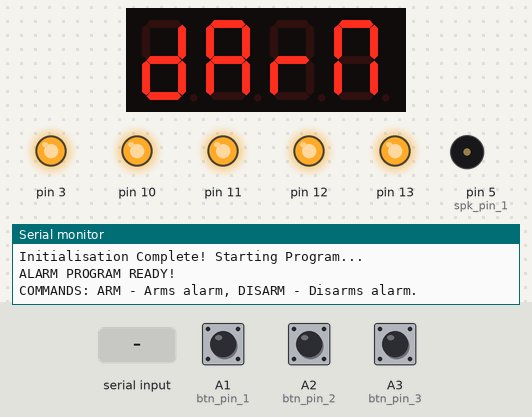
The sketch below on a simulated Arduino Uno, built with avr-gcc and run on an emulated ATmega328P. Shown: 4-digit seven-segment display, output pins drawn as LEDs (lit = HIGH), buzzer (waves = sounding), the last lines printed to the serial monitor. The test bench sets the inputs (shaded band); at power-on: A3 (btn_pin_3) HIGH, A1 (btn_pin_1) HIGH, A2 (btn_pin_2) HIGH.

Above: at 2.2 s.
2.3 s: "ARM" received over Serial
At 3.5 s:
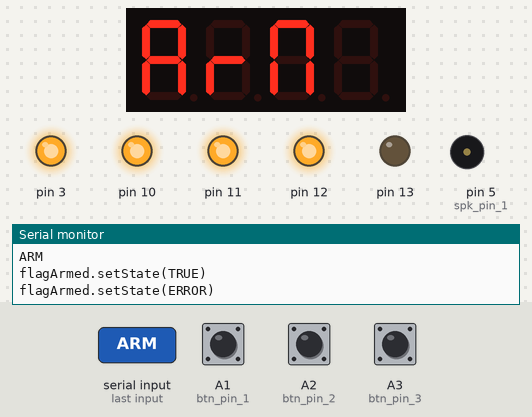
3.8 s: A3 (btn_pin_3) pulled LOW for 0.15 s
At 5.0 s:
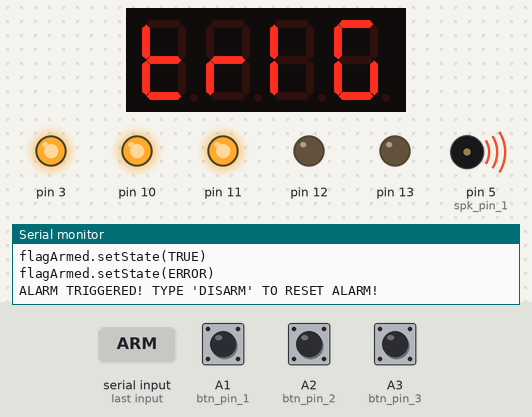
5.4 s: "DISARM" received over Serial
At 5.69 s:
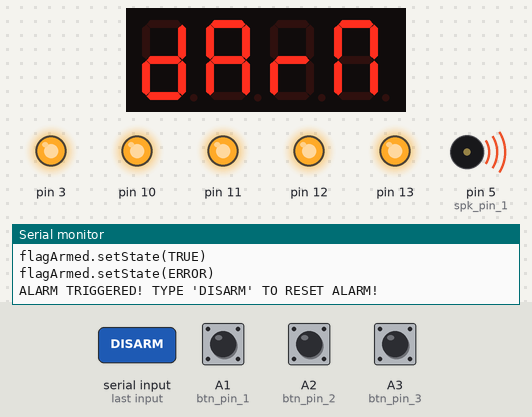
Timing chart, 0 to 8.4 s (numbered marks = the images above; inputs shaded):
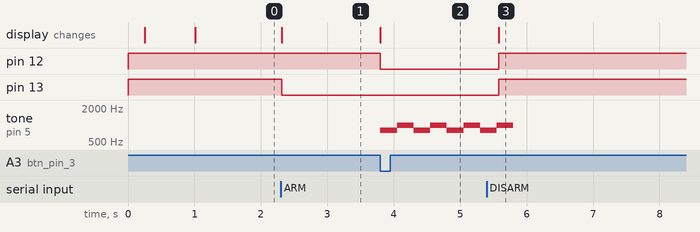

Measured:
- after the input at 2.3 s, pin 13: HIGH → LOW at once; the display: changes at once (image 1)
- after the input at 3.8 s, pin 12: HIGH → LOW at once; tone on pin 5 (spk_pin_1): alternates 1000 Hz for 0.25 s and 800 Hz for 0.25 s, starting at once; the display: changes at once (image 2)
- after the input at 5.4 s, pin 12, pin 13: LOW → HIGH after 0.18 s; the display: changes after 0.18 s (image 3)

The sketch:

AlarmUno_DualBleep_SerialInput-.ino
```cpp
// Arduino IDE Libraries
#include <TimerOne.h>
#include <Wire.h>
#include <MultiFuncShield.h>
// Local Header Files
#include "MFS_Config.h"
#include "AlarmSubroutines.h"

void setup() {
  // put your setup code here, to run once:
  Serial.begin(9600);
  PinSetup_init(); Serial.println("Initializing Board Pins");
  MFShield_init();Serial.println("Initializing MFShield");
  Serial.println("Initialisation Complete! Starting Program...");
  delay(500);
  while (!Serial);
  Serial.println("ALARM PROGRAM READY!");
  Serial.println("COMMANDS: ARM - Arms alarm, DISARM - Disarms alarm.");
}
void loop() {
  // put your main code here, to run repeatedly:
  ArmedCheck(flagArmed); // Checks if alarm is armed.
  if (Serial.available()){//Enables keyboard input. (input will accept any value)
    //Used here so the user can tell the program which pin the subroutine should use.
    String input = "";
    while (Serial.available() >0){
      input += (char) Serial.read(); //This line parses the input as a variable to be used in command execution.
      delay(5); //Delay for 5 ms so next character has time to be received.
    }
    Serial.println(input);
    if (input=="ARM"){
      //goto ALARM_ARM;
      flagArmed=true;
      Serial.println("flagArmed.setState(TRUE)");
    }
    if(input=="DISARM"){
      //goto ALARM_DISARM;
      flagArmed=false;
      Serial.println("flagArmed.setState(FALSE)");
    }
    Serial.println("flagArmed.setState(ERROR)");
    goto ALARM_ERR;
    /*
    //Main Command Handler (DO NOT MODIFY!)
    ALARM_ARM:
    flagArmed=true;
    Serial.println("flagArmed.setState(TRUE)");
    goto ALARM_DONE;
    ALARM_DISARM:
    flagArmed=false;
    Serial.println("flagArmed.setState(FALSE)");
    goto ALARM_DONE;
    //Main Command Handler (DO NOT MODIFY!)
    */
    ALARM_DONE:
    if(flagAlarm==true){
      flagAlarm=false;
      }
    flagState = !flagState;Serial.println("flagArmed.setState(!flagSTATE)");
    }
    ALARM_ERR:
    if(flagArmed==true){
      CheckTrigger();
    }
}
/*void loop() {
  btn_sta_1 = digitalRead(btn_pin_1);
  if (btn_sta_1==false){
    flagArmed = !flagArmed;
    if (flagAlarm==true){ //Checks if flagAlarm is true
      flagAlarm=false;
      //If true, sets to false so alarm won't sound
      //after disarming & rearming.
    }
    flagState = !flagState;
    while(digitalRead(btn_pin_1)){
      //Do nothing until button goes HIGH.
    }
  delay(250); //debounce
  }
  if (flagArmed==true){
    CheckTrigger();
  }
}*/
```

AlarmSubroutines.h
```cpp
// Subroutines for use with AlarmUno Programs Only!
void ArmedCheck(bool flagArmed){
  if (flagArmed==true){
    MFS.write("ARM ");
    MFS.writeLeds(LED_1, ON);
  }
  else{
    MFS.write("DARM");
    MFS.writeLeds(LED_1, OFF);
  }
}
void DisarmCheck(){
  String input = "";
    while (Serial.available() >0){
      input += (char) Serial.read(); //This line parses the input as a variable to be used in command execution.
      delay(5); //Delay for 5 ms so next character has time to be received.
    if (input=="DISARM"){
      flagAlarm=false;
      flagArmed=false;
      MFS.writeLeds(LED_1 | LED_2, OFF);
      ArmedCheck(flagArmed);
    }
  }
}
void AlarmSounder(){
  while(flagAlarm==true){
    tone(spk_pin_1, 800, 250); // Uses pin defined for speaker component.
    DisarmCheck();
    delay(250);
    tone(spk_pin_1, 1000, 250); // Uses pin defined for speaker component.
    DisarmCheck();
    delay(250);
  }
}
void CheckTrigger(){
  btn_sta_3 = digitalRead(btn_pin_3);
  if (btn_sta_3==false){
    flagAlarm = !flagAlarm;
    MFS.write("TRIG");
    MFS.writeLeds(LED_2, ON);
    Serial.println("ALARM TRIGGERED! TYPE 'DISARM' TO RESET ALARM!");
    AlarmSounder();
  }
}
```

MFS_Config.h
```cpp
// Global Variables (Constant)
const int btn_pin_1 = A1; //Defines button A1 to variable.
const int btn_pin_2 = A2; //Defines button A2 to variable.
const int btn_pin_3 = A3; //Defines button A3 to variable.
const int spk_pin_1 = 5;  //Defines pin for external speaker component.
// Global Variables (Changing)
int btn_sta_1 = A1; //Defines button switch state variable for A1.
int btn_sta_2 = A2; //Defines button switch state variable for A2.
int btn_sta_3 = A3; //Defines button switch state variable for A3.
bool flagState = false; //Defines flagState to toggle button logic.
bool flagArmed = false; //Defines flagState to check if alarm is armed.
bool flagAlarm = false; //Defines flagState if alarm is triggered.

//Run Init Setups (Configuring pins)
void PinSetup_init(){
  // defines the input button pins to input mode.
  pinMode(btn_pin_1, INPUT); //Defines pin mode of sw_pin_1 (A1)
  pinMode(btn_pin_2, INPUT); //Defines pin mode of sw_pin_2 (A2)
  pinMode(btn_pin_3, INPUT); //Defines pin mode of sw_pin_3 (A3)
}

void MFShield_init(){
   Timer1.initialize();
   MFS.initialize(&Timer1);
   MFS.write("----");
   delay(250);
   MFS.write("BOOT");
   delay(250);
}
```
